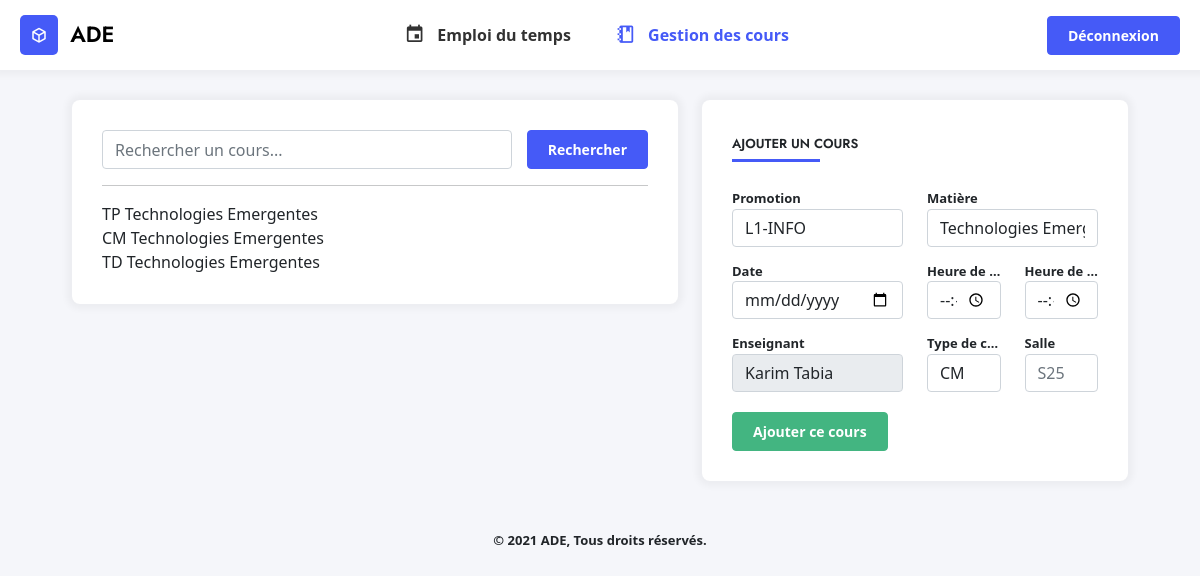
Before: /gestion.php (signed in) with the older database file.
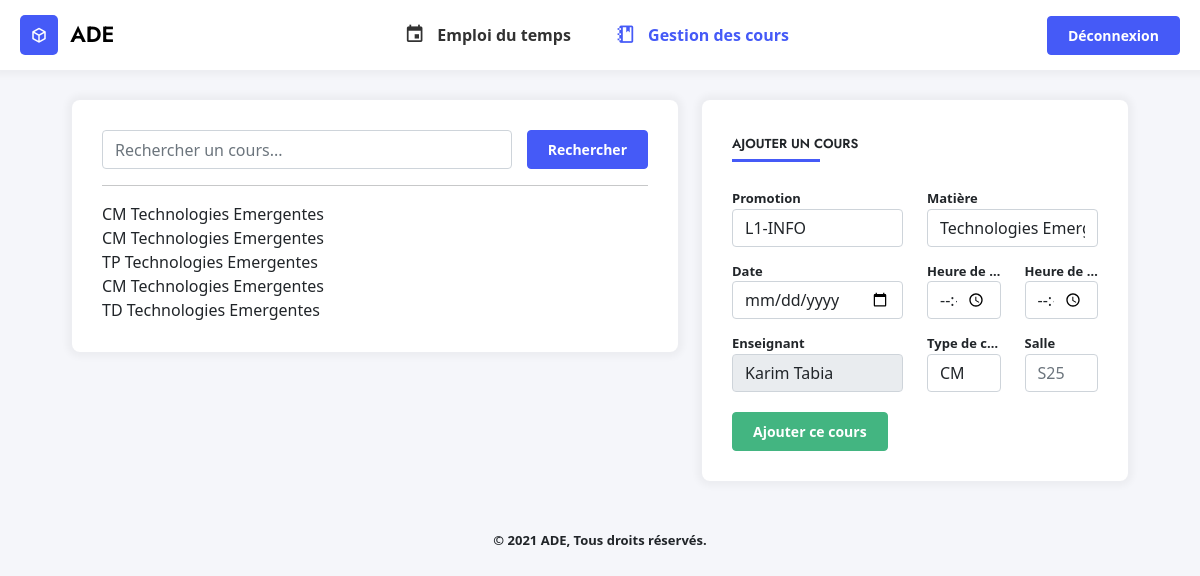
After: the same page with the newer database file.
### tables this page shows
CREATE TABLE Cours (
    CourID INTEGER PRIMARY KEY AUTOINCREMENT,
    DateCour VARCHAR(30) NOT NULL,
    HeureDebut time NOT NULL,
    HeureFin time NOT NULL,
    MatiereID INTEGER NOT NULL,
    UsagerID INTEGER NOT NULL,
    TypeID INTEGER NOT NULL,
    SalleID INTEGER NOT NULL,
    CONSTRAINT cour_matiere_fk FOREIGN KEY (MatiereID) REFERENCES Matieres(MatiereID) ON DELETE CASCADE,
    CONSTRAINT cour_enseignant_fk FOREIGN KEY (UsagerID) REFERENCES Usagers(UsagerID) ON DELETE CASCADE,
    CONSTRAINT cour_type_fk FOREIGN KEY (TypeID) REFERENCES TypeCours(TypeID) ON DELETE CASCADE,
    CONSTRAINT cour_salle_fk FOREIGN KEY (SalleID) REFERENCES Salles(SalleID) ON DELETE CASCADE
);

CREATE TABLE TypeCours (
    TypeID INTEGER PRIMARY KEY AUTOINCREMENT,
    NomType VARCHAR NOT NULL
);

CREATE TABLE Matieres (
    MatiereID INTEGER PRIMARY KEY AUTOINCREMENT,
    NomMatiere VARCHAR(25) NOT NULL,
    CouleurMatiere VARCHAR(10) NOT NULL,
    PromotionID INTEGER NOT NULL,
    CONSTRAINT cour_promo_fk FOREIGN KEY (PromotionID) REFERENCES Promotions(PromotionID) ON DELETE CASCADE
);

### gestion.php (the view, shortened to what this page needs)
<!DOCTYPE html>
<?php
require_once('./src/Planning/EventValide.php');
$last_search = isset($_GET['search']) ? $_GET['search'] : ' ';
?>
<html lang="fr-FR">
<head>
    <link type="text/css" rel="stylesheet" href="./assets/css/icons.min.css">
    <link type="text/css" rel="stylesheet" href="./assets/css/bootstrap.min.css">
    <link type="text/css" rel="stylesheet" href="./assets/css/style.css">
</head>
<body>
    <?php require_once('./views/header.php') ?>
    <div class="container">
        <div class="row">
            <div class="col-md-7">
                <div class="box-content">
                    <form method="GET" action="" class="form-search">
                        <input type="text" name="search" placeholder="Rechercher un cours..." class="form-control">
                        <input type="submit" value="Rechercher" class="btn btn-primary">
                    </form>
                    <hr>
                    <?php
                    $where = 'WHERE NomMatiere LIKE \'%'. $last_search.'%\'';
                    if($_SESSION['rang'] == 2)  $where = 'WHERE UsagerID ="'. $_SESSION['id'] . '" AND NomMatiere LIKE \'%'. $last_search.'%\'';
                    $sCours = $bdd->query('SELECT * FROM Cours INNER JOIN Matieres USING(MatiereID) LEFT JOIN TypeCours USING(TypeID) '.$where.' ORDER BY DateCour DESC');
                    while($aCours = $sCours->fetch()) {
                        echo $aCours['NomType'] . ' ' . $aCours['NomMatiere'] .  '<br>';
                    } ?>
                </div>
            </div>
            <div class="col-md-5">
                <div class="box-content">
                    <div class="content-title">Ajouter un cours</div>
                    <form method="POST" action="">
                        <div class="row">
                            <div class="col-md-6">
                                <label for="">Promotion</label>
                                <select name="promotion" class="form-control" id="promo">
                                    <?php
                                    $option = '';
                                    if($_SESSION['rang'] == 2) {
                                        $option = 'INNER JOIN Appartient ON Promotions.PromotionID = Appartient.PromotionID AND UsagerID = "'.$_SESSION['id'].'"';
                                    }
                                    $sPromo = $bdd->query('SELECT * FROM Promotions '.$option.' ORDER BY PromotionID');
                                    while($aPromo = $sPromo->fetch()) {
                                        echo '<option value="'.$aPromo['PromotionID'].'">'.$aPromo['NomPromotion'].'</option>';
                                    } ?>
                                </select>
                            </div>
                            <div class="col-md-6">
                                <label for="">Matière</label>
                                <select name="matiere" id="" class="form-control" id="matiere">
                                    <?php
                                    $option = '';
                                    if($_SESSION['rang'] == 2) {
                                        $option = 'INNER JOIN Enseigne ON Matieres.MatiereID = Enseigne.MatiereID AND UsagerID = "'.$_SESSION['id'].'"';
                                    }
                                    $sMatieres = $bdd->query('SELECT * FROM Matieres '.$option. ' ORDER BY NomMatiere');
                                    while($aMatieres = $sMatieres->fetch()) {
                                        echo '<option value="'.$aMatieres['MatiereID'].'">'.$aMatieres['NomMatiere'].'</option>';
                                    } ?>
                                </select>
                            </div>
                            <div class="col-md-6">
                                <div class="form-group">
                                    <label for="date">Date</label>
                                    <input type="date" name="dateCour" class="form-control <?= (isset($errors['dateCour'])) ? 'is-invalid' : '' ?>" value="<?= (isset($_POST['dateCour'])) ? $_POST['dateCour'] : '' ?>">
                                </div>
                            </div>
                            <div class="col-md-3">
                                <div class="form-group">
                                    <label for="date">Heure de début</label>
                                    <input type="time" name="heureDebut" class="form-control <?= (isset($errors['heureDebut'])) ? 'is-invalid' : '' ?>" value="<?= (isset($_POST['heureDebut'])) ? $_POST['heureDebut'] : '' ?>">
                                </div>
                            </div>
                            <div class="col-md-3">
                                <div class="form-group">
                                    <label for="date">Heure de fin</label>
                                    <input type="time" name="heureFin" class="form-control <?= (isset($errors['heureFin'])) ? 'is-invalid' : '' ?>" value="<?= (isset($_POST['heureFin'])) ? $_POST['heureFin'] : '' ?>">
                                </div>
                            </div>
                            <div class="col-md-6">
                                <div class="form-group">
                                    <label for="date">Enseignant</label>
                                    <?php if($_SESSION['rang'] == 2) echo  '<input type="text" name="enseignant" class="form-control" value="' . $_SESSION['prenom']. ' ' .$_SESSION['nom'] .'" disabled>';
                                     ?>
                                </div>
                            </div>
                            <div class="col-md-3">
                                <div class="form-group">
                                    <label for="date">Type de cours</label>
                                    <select name="type" class="form-control">
                                        <?php $query = $bdd->query("SELECT * FROM TypeCours");
                                            while ($row = $query->fetch()){
                                                echo '<option value="' . $row['TypeID'].'">' . $row['NomType'] . '</option>';
                                            }
                                        ?>
                                    </select>
                                </div>
                            </div>
                            <div class="col-md-3">
                                <div class="form-group">
                                    <label for="salle">Salle</label>
                                    <input type="text" name="salle" class="form-control <?= (isset($errors['salle'])) ? 'is-invalid' : '' ?>" placeholder="S25" value="<?= (isset($_POST['salle'])) ? $_POST['salle'] : '' ?>">
                                </div>
                            </div>
                        </div>
                        <input type="submit" name="add_cours" value="Ajouter ce cours" class="btn btn-success">
                    </form>
                </div>
            </div>
        </div>
    </div>
    <?php require_once('./views/footer.php') ?>
</body>
</html>

### views/header.php (shortened to what this page needs)
<header class="d-flex flex-row align-items-center justify-content-between">
    <div>
        <a class="logo" href="./">
            <i class="mdi mdi-cube-outline"></i>
            <span class="title-logo">ADE</span>
        </a>
    </div>
    <div class="navigation">
        <ul>
            <li><a href="./" <?= (basename($_SERVER['PHP_SELF']) == 'index.php') ? 'class="active"' : null ?>><i class="mdi mdi-calendar"></i> <span>Emploi du temps</span></a></li>
            <?php if($_SESSION['rang'] > 1) { ?>
                <li><a href="./gestion" <?= (basename($_SERVER['PHP_SELF']) == 'gestion.php') ? 'class="active"' : null ?>><i class="mdi mdi-notebook-outline"></i> <span>Gestion des cours</span></a></li>
            <?php } ?>
        </ul>
    </div>
    <div class="right-tools">
        <a href="./logout" class="btn btn-primary">Déconnexion</a>
    </div>
</header>

### views/footer.php
<footer>
    <p>© 2021 ADE, Tous droits réservés.</p>
</footer>

### assets/css/style.css (style rules this page uses)
* { box-sizing: border-box; outline: none; }
body { background-color: #F5F6FA; margin: 0; padding: 0; }
a { text-decoration: none; }
header { width: 100%; background-color: #fff; padding: 15px 20px; height: 70px; box-shadow: 0px 0px 7px 5px rgba(0,0,0,0.04); }
.logo i { background-color: #455AF7; color: #fff; padding: 8px 10px; margin-right: 8px; font-size: 18px; border-radius: 5px; vertical-align: middle; }
.title-logo { font-family: 'Jost', sans-serif; font-size: 22px; font-weight: 600; color: #000; vertical-align: middle; }
.navigation ul { list-style: none; margin: 0; }
.navigation ul li { display: inline; margin: 0 20px; }
.navigation a { color: #000; opacity: .8; font-weight: 600; }
.navigation a.active { color: #455AF7; opacity: 1; }
.navigation a i { margin-right: 8px; vertical-align: middle; font-size: 1.3rem; }
.navigation a span { vertical-align: middle; }
.right-tools .btn { font-size: 14px; padding: 8px 20px; }
footer { text-align: center; margin: 20px auto; font-weight: 600; font-size: 13px; }
.container { margin-top: 30px; max-width: 90%; }
.box-content { position: relative; width: 100%; padding: 30px; background-color: #fff; border-radius: 8px; margin-bottom: 30px; box-shadow: 0px 0px 7px 5px rgba(0,0,0,0.04); }
.box-content::after { content: ''; clear: both; display: table; }
.content-title { font-family: 'Jost', sans-serif; font-size: 13px; text-transform: uppercase; display: inline-block; position: relative; height: 40px; font-weight: 600; }
.content-title::after { content: ''; margin-top: 5px; border-bottom: 3px solid #455AF7; width: 70%; display: block; }
.box-content .btn { font-size: 14px; padding: 8px 20px; }
.btn { font-weight: 600; }
.btn-primary { background-color: #455AF7; border-color: #455AF7; }
.btn-success { background-color: #43B581; border-color: #43B581; }
.box-content label { font-size: 13px; font-weight: 600; margin-top: 15px; text-overflow: ellipsis; white-space: nowrap; overflow: hidden; display: block; }
.box-content .row { margin-bottom: 20px; }
.form-search { display: flex; overflow: hidden; }
.form-search .btn { margin-left: 15px; }

Changed rows visible on the page:
added cours: TypeID.NomType "CM", MatiereID.NomMatiere "Technologies Emergentes"
added cours: TypeID.NomType "CM", MatiereID.NomMatiere "Technologies Emergentes"
